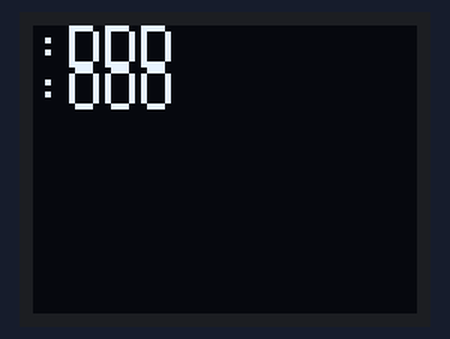
Bench run of a sketch on a simulated Arduino Uno, built with avr-gcc and run on an emulated ATmega328P. Parts: 64×48 one-colour display.

Above: at 0.1 s.

The sketch:

TextOLED.ino
```cpp
#include <Wire.h>  // Include Wire if you're using I2C
#include <SFE_MicroOLED.h>  // Include the SFE_MicroOLED library


#define PIN_RESET 255  //
#define DC_JUMPER 0  // I2C Addres: 0 - 0x3C, 1 - 0x3D

MicroOLED oled(PIN_RESET, DC_JUMPER);  // I2C Example

int SCREEN_WIDTH = oled.getLCDWidth();
int SCREEN_HEIGHT = oled.getLCDHeight();


void setup()
{
  oled.begin();
  oled.clear(PAGE
  );
  //oled.display();
  oled.setFontType(0);
}

void loop()
{
  oled.setCursor(0, 0);
  oled.print(":DDD"); // Print a const string

  oled.setCursor(0, 7);
  oled.print(":OOO");
  //oled.print(analogRead(0));  // Print an integer
  //oled.print(42.07);  // Print a float
  oled.display(); // Draw to the screen

  delay(1000);
}
```
